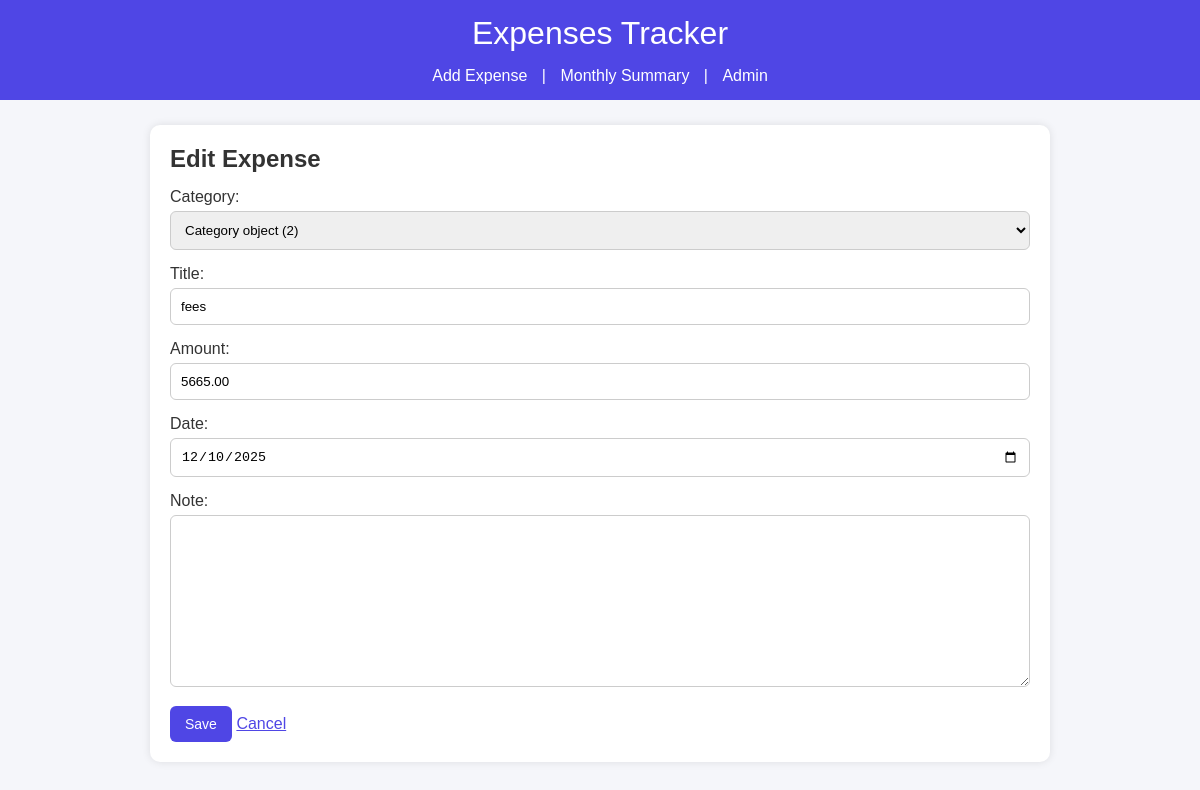
The page /expense/3/edit/ on the database its author committed.
### tracker_app/models.py (models this page shows, shortened)
class Expense(models.Model):
    category = models.ForeignKey(Category, on_delete=models.CASCADE, related_name='expenses')
    title = models.CharField(max_length=200)
    amount = models.DecimalField(max_digits=10, decimal_places=2)
    date = models.DateField()
    note = models.TextField(blank=True, null=True)

### tracker_app/views.py (the view)
# urls.py: path('expense/<int:pk>/edit/', views.expense_update, name='expense_edit'),
def expense_update(request, pk):
    expense = get_object_or_404(Expense, pk=pk)
    if request.method == 'POST':
        form = ExpenseForm(request.POST, instance=expense)
        if form.is_valid():
            form.save()
            return redirect('tracker_app:expense_list')
    else:
        form = ExpenseForm(instance=expense)
    return render(request, 'tracker_app/expense_form.html', {'form': form, 'title': 'Edit Expense'})

### tracker_app/forms.py
class ExpenseForm(forms.ModelForm):
    class Meta:
        model = Expense
        fields = ['category', 'title', 'amount', 'date', 'note']
        widgets = {
            'date': forms.DateInput(attrs={'type': 'date'}),
        }

### tracker_app/templates/tracker_app/expense_form.html (shortened to what this page needs)
{% extends "tracker_app/base.html" %}
{% block content %}
<h2>{{ title }}</h2>
<form method="POST">
    {{ form.as_p }}
    <button type="submit">Save</button>
    <a href="{% url 'tracker_app:expense_list' %}">Cancel</a>
</form>
{% endblock %}

### tracker_app/static/tracker_app/css/styles.css (style rules this page uses)
* { margin: 0; padding: 0; box-sizing: border-box; }
body { font-family: Arial, sans-serif; background: #f5f6fa; color: #333; padding-bottom: 40px; }
button, .btn { background: #4f46e5; color: white; border: none; padding: 10px 15px; border-radius: 6px; cursor: pointer; font-size: 14px; }
a { color: #4f46e5; font-weight: 500; }
h1, h2 { margin-bottom: 15px; }
form { margin-top: 15px; }
form input, form select, form textarea { width: 100%; padding: 10px; margin-top: 5px; margin-bottom: 15px; border-radius: 6px; border: 1px solid #ccc; }
form button { width: auto; }

### rows shown on the page
Expense: category "Category object (2)", title "fees", amount "5665.00", date "12/10/2025"

### other values the page prints
{{ title }} "Edit Expense"
